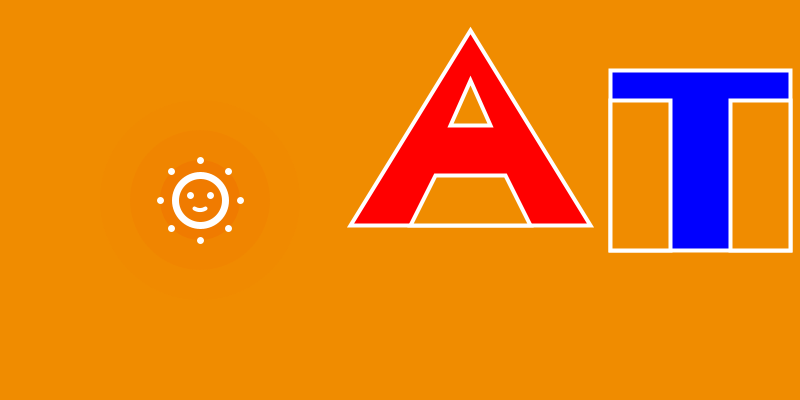
Frame 1 (no input)
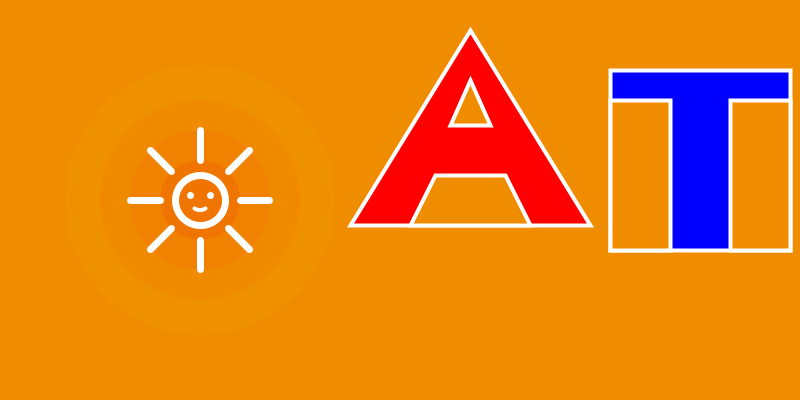
Frame 60 (the mouse pressed at the canvas centre just before this capture)
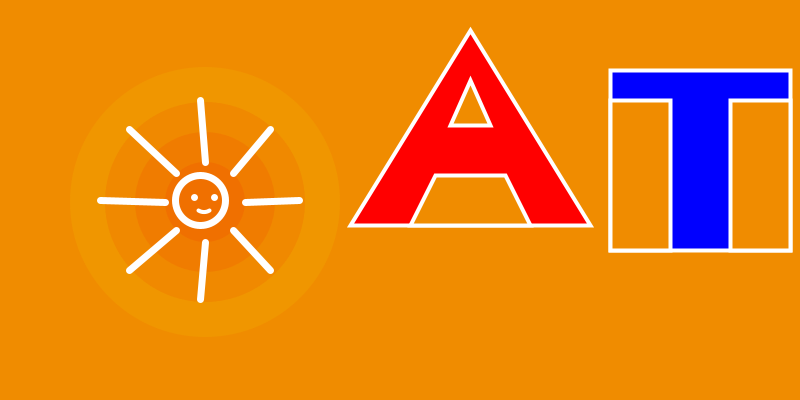
Frame 120 (the mouse held since frame 60 and released just before this capture)

The Processing sketch that drew these frames (run headless with seeded random() and noise(); from frame 60 on, the mouse is pressed at the canvas centre):

// Processing sketch: processing_97423
// ── processing_97423.pde

float a=0;//size of sunlight1
float aa;//size of sunlight2
float b=50;//value of halo-opacity
float arate=0.5;//increasing rate

// create a variable to count the frames drawn:
int frame = 0;

void drawbg() {
  // a new frame increases the current frame count:
  frame = frame + 1;

  background(200);
  // draw lots of lines:
  for (int i = 0; i < 256; i += 1) {  
    // change color by loop index:
    stroke(i);
    // calculate an angle that is dependent on time (frame) and loop index (i):
    float angle = PI * 0.1 * (frame + i);
    line(i, i, 255 * cos(angle), 255 * sin(angle));
  }
}

int bg1= 240;
int bg2= 140;
int bg3= 0;

void setup() {
  size(800, 400);
   background(bg1, bg2, bg3);

}


void drawAT(){
//A
  fill(255,0,0);
  triangle(470, 30, 350, 225, 590, 225);
  fill(bg1, bg2, bg3);
  triangle(470, 80, 450, 125, 490, 125);
  quad(435, 175, 505, 175, 530, 225, 410, 225 );

//T
  fill(0,0,255);
  rect(610, 70, 180, 180);
  fill(bg1, bg2, bg3);
  rect(610, 100, 60, 150);
  rect(730, 100, 60, 150);
 
 
}

void draw() {
  background(240, 140, 0);

  //Halo of sunlight
  strokeWeight(7);
  fill(240, 160, 0, b-50);
  noStroke();
  ellipse(200+mouseX/80, 200+mouseY/80, 270, 270);

  fill(240, 130, 0, b);
  noStroke();
  ellipse(200+mouseX/80, 200+mouseY/80, 200, 200);

  fill(240, 120, 0, b+20);
  noStroke();
  ellipse(200+mouseX/80, 200+mouseY/80, 140, 140);

  fill(240, 110, 0, b+60);
  noStroke();
  ellipse(200+mouseX/80, 200+mouseY/80, 80, 80);

  //light lines
  stroke(255);
  line(200+mouseX/80, 160+mouseY/80, 200, 160-a);
  line(240+mouseX/80, 200+mouseY/80, 240+a, 200);
  line(200+mouseX/80, 240+mouseY/80, 200, 240+a);
  line(160+mouseX/80, 200+mouseY/80, 160-a, 200);

  aa= a*sqrt(2)/2;
  line(200+20*sqrt(2)+mouseX/80, 200-20*sqrt(2)+mouseY/80, 200+20*sqrt(2)+aa, 200-20*sqrt(2)-aa);
  line(200+20*sqrt(2)+mouseX/80, 200+20*sqrt(2)+mouseY/80, 200+20*sqrt(2)+aa, 200+20*sqrt(2)+aa);
  line(200-20*sqrt(2)+mouseX/80, 200+20*sqrt(2)+mouseY/80, 200-20*sqrt(2)-aa, 200+20*sqrt(2)+aa);
  line(200-20*sqrt(2)+mouseX/80, 200-20*sqrt(2)+mouseY/80, 200-20*sqrt(2)-aa, 200-20*sqrt(2)-aa);


  //face
  noFill();
  ellipse(200, 200, 50, 50); 
  point(190+mouseX/90, 195+mouseY/90);
  point(210+mouseX/90, 195+mouseY/90);
  strokeWeight(4);
  arc(200+mouseX/90, 200+mouseY/90, 20, 20, 1, PI-1);

  //increasing or shrinking the objects.
  if (a>=90) {
    arate = -0.5;
  } 
  else if (a <=0) {
    arate = 0.5;
  }
  a = a + arate;
  b = b + arate*2;//increase or shrink the opacity of halos.
  
  drawAT();
}
void mouseClicked() {
  a = 0;
  b = 50;
}
